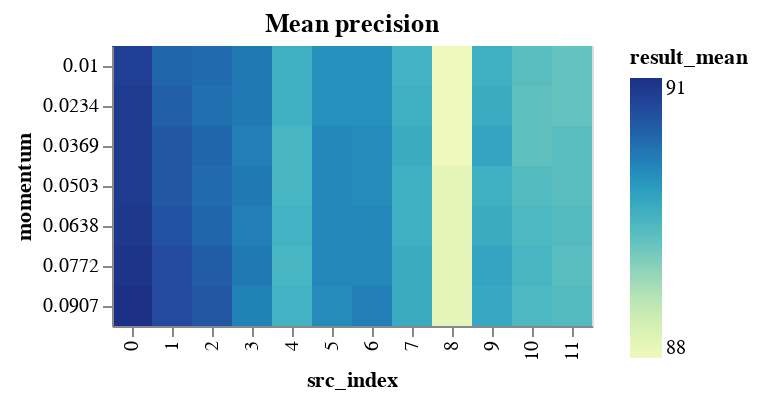

Notebook code cell kept with this figure:
### Code cell
momentum_results_encoding = {
    "x": "src_index:O",
    "y": "momentum:O",
    "color": "result_mean:Q",
}
momentum_results_tooltip = [
    "result_mean",
    "result_std",
    "neurons",
    "layers",
    "epochs",
    "learning_rate",
    "momentum",
    "src_index",
]
MOMENTUM_BINS = np.array_split(
    MOMENTUM_RANGE, MOMENTUM_RANGE.max() // MOMENTUM_BIN_SIZE + 1
)


def binified_momentum_heatmap(title, momentum_df):
    return binified_heatmap(
        title,
        momentum_df,
        "momentum",
        MOMENTUM_BINS,
        momentum_results_tooltip,
        **momentum_results_encoding
    )


binified_momentum_heatmap("Mean precision", momentum_results_df)

### Figure 1 — Vega-Lite specification as saved in the notebook (floating-point values rounded to 4 significant figures)
{"config": {"view": {"continuousWidth": 400, "continuousHeight": 300}}, "hconcat": [{"mark": "rect", "encoding": {"color": {"type": "quantitative", "field": "result_mean"}, "tooltip": [{"type": "quantitative", "field": "result_mean"}, {"type": "quantitative", "field": "result_std"}, {"type": "quantitative", "field": "neurons"}, {"type": "quantitative", "field": "layers"}, {"type": "quantitative", "field": "epochs"}, {"type": "quantitative", "field": "learning_rate"}, {"type": "quantitative", "field": "momentum"}, {"type": "quantitative", "field": "src_index"}], "x": {"type": "ordinal", "field": "src_index"}, "y": {"type": "ordinal", "field": "momentum"}}, "selection": {"selector007": {"type": "interval", "bind": "scales", "encodings": ["x", "y"]}}, "title": "Mean precision"}], "data": {"name": "data-20cd57767bed165eb2cc563d0f8586fe"}, "$schema": "https://vega.github.io/schema/vega-lite/v4.8.1.json", "datasets": {"data-20cd57767bed165eb2cc563d0f8586fe": [{"neurons": 11, "layers": 2, "epochs": 90, "learning_rate": 0.0422, "momentum": 0.0907, "result_mean": 90.82, "result_std": 1.16, "src_index": 0}, {"neurons": 11, "layers": 2, "epochs": 90, "learning_rate": 0.0422, "momentum": 0.0772, "result_mean": 90.77, "result_std": 1.205, "src_index": 0}, {"neurons": 11, "layers": 2, "epochs": 90, "learning_rate": 0.0422, "momentum": 0.0638, "result_mean": 90.72, "result_std": 1.159, "src_index": 0}, {"neurons": 11, "layers": 2, "epochs": 90, "learning_rate": 0.0422, "momentum": 0.0503, "result_mean": 90.67, "result_std": 1.161, "src_index": 0}, {"neurons": 11, "layers": 2, "epochs": 90, "learning_rate": 0.0422, "momentum": 0.0369, "result_mean": 90.67, "result_std": 1.161, "src_index": 0}, {"neurons": 11, "layers": 2, "epochs": 90, "learning_rate": 0.0422, "momentum": 0.0234, "result_mean": 90.67, "result_std": 1.161, "src_index": 0}, {"neurons": 11, "layers": 2, "epochs": 90, "learning_rate": 0.0422, "momentum": 0.01, "result_mean": 90.63, "result_std": 1.119, "src_index": 0}, {"neurons": 11, "layers": 2, "epochs": 90, "learning_rate": 0.0353, "momentum": 0.0772, "result_mean": 90.48, "result_std": 1.072, "src_index": 1}, {"neurons": 11, "layers": 2, "epochs": 90, "learning_rate": 0.0353, "momentum": 0.0907, "result_mean": 90.48, "result_std": 1.188, "src_index": 1}, {"neurons": 11, "layers": 2, "epochs": 90, "learning_rate": 0.0353, "momentum": 0.0638, "result_mean": 90.38, "result_std": 1.085, "src_index": 1}, {"neurons": 11, "layers": 2, "epochs": 80, "learning_rate": 0.0422, "momentum": 0.0907, "result_mean": 90.34, "result_std": 1.191, "src_index": 2}, {"neurons": 11, "layers": 2, "epochs": 90, "learning_rate": 0.0353, "momentum": 0.0503, "result_mean": 90.33, "result_std": 1.146, "src_index": 1}, {"neurons": 11, "layers": 2, "epochs": 90, "learning_rate": 0.0353, "momentum": 0.0369, "result_mean": 90.33, "result_std": 1.127, "src_index": 1}, {"neurons": 11, "layers": 2, "epochs": 80, "learning_rate": 0.0422, "momentum": 0.0772, "result_mean": 90.29, "result_std": 1.264, "src_index": 2}, {"neurons": 11, "layers": 2, "epochs": 90, "learning_rate": 0.0353, "momentum": 0.0234, "result_mean": 90.24, "result_std": 1.147, "src_index": 1}, {"neurons": 11, "layers": 2, "epochs": 80, "learning_rate": 0.0422, "momentum": 0.0369, "result_mean": 90.19, "result_std": 1.288, "src_index": 2}, {"neurons": 11, "layers": 2, "epochs": 80, "learning_rate": 0.0422, "momentum": 0.0638, "result_mean": 90.19, "result_std": 1.289, "src_index": 2}, {"neurons": 11, "layers": 2, "epochs": 90, "learning_rate": 0.0353, "momentum": 0.01, "result_mean": 90.19, "result_std": 1.19, "src_index": 1}, {"neurons": 11, "layers": 2, "epochs": 80, "learning_rate": 0.0422, "momentum": 0.01, "result_mean": 90.14, "result_std": 1.193, "src_index": 2}, {"neurons": 11, "layers": 2, "epochs": 80, "learning_rate": 0.0422, "momentum": 0.0503, "result_mean": 90.14, "result_std": 1.324, "src_index": 2}, {"neurons": 11, "layers": 2, "epochs": 80, "learning_rate": 0.0422, "momentum": 0.0234, "result_mean": 90.09, "result_std": 1.366, "src_index": 2}, {"neurons": 12, "layers": 2, "epochs": 90, "learning_rate": 0.0422, "momentum": 0.0772, "result_mean": 90.0, "result_std": 0.6565, "src_index": 3}, {"neurons": 12, "layers": 2, "epochs": 90, "learning_rate": 0.0422, "momentum": 0.0503, "result_mean": 90.0, "result_std": 0.5616, "src_index": 3}, {"neurons": 12, "layers": 2, "epochs": 90, "learning_rate": 0.0422, "momentum": 0.0234, "result_mean": 90.0, "result_std": 0.5637, "src_index": 3}, {"neurons": 12, "layers": 2, "epochs": 90, "learning_rate": 0.0422, "momentum": 0.01, "result_mean": 89.99, "result_std": 0.6062, "src_index": 3}, {"neurons": 12, "layers": 2, "epochs": 90, "learning_rate": 0.0422, "momentum": 0.0638, "result_mean": 89.95, "result_std": 0.6433, "src_index": 3}, {"neurons": 12, "layers": 2, "epochs": 90, "learning_rate": 0.0422, "momentum": 0.0369, "result_mean": 89.95, "result_std": 0.5675, "src_index": 3}, {"neurons": 12, "layers": 2, "epochs": 90, "learning_rate": 0.0353, "momentum": 0.0907, "result_mean": 89.95, "result_std": 0.6329, "src_index": 6}, {"neurons": 12, "layers": 2, "epochs": 90, "learning_rate": 0.0422, "momentum": 0.0907, "result_mean": 89.9, "result_std": 0.5194, "src_index": 3}, {"neurons": 11, "layers": 2, "epochs": 80, "learning_rate": 0.0284, "momentum": 0.0369, "result_mean": 89.85, "result_std": 0.6803, "src_index": 5}, {"neurons": 11, "layers": 2, "epochs": 80, "learning_rate": 0.0284, "momentum": 0.0503, "result_mean": 89.85, "result_std": 0.6803, "src_index": 5}, {"neurons": 11, "layers": 2, "epochs": 80, "learning_rate": 0.0284, "momentum": 0.0638, "result_mean": 89.85, "result_std": 0.6803, "src_index": 5}, {"neurons": 11, "layers": 2, "epochs": 80, "learning_rate": 0.0284, "momentum": 0.0772, "result_mean": 89.85, "result_std": 0.7482, "src_index": 5}, {"neurons": 12, "layers": 2, "epochs": 90, "learning_rate": 0.0353, "momentum": 0.0772, "result_mean": 89.85, "result_std": 0.6823, "src_index": 6}, {"neurons": 12, "layers": 2, "epochs": 90, "learning_rate": 0.0353, "momentum": 0.0638, "result_mean": 89.85, "result_std": 0.6823, "src_index": 6}, {"neurons": 11, "layers": 2, "epochs": 80, "learning_rate": 0.0284, "momentum": 0.0907, "result_mean": 89.8, "result_std": 0.7255, "src_index": 5}, {"neurons": 12, "layers": 2, "epochs": 90, "learning_rate": 0.0353, "momentum": 0.0369, "result_mean": 89.8, "result_std": 0.709, "src_index": 6}, {"neurons": 12, "layers": 2, "epochs": 90, "learning_rate": 0.0353, "momentum": 0.0503, "result_mean": 89.8, "result_std": 0.709, "src_index": 6}, {"neurons": 11, "layers": 2, "epochs": 80, "learning_rate": 0.0284, "momentum": 0.0234, "result_mean": 89.75, "result_std": 0.7457, "src_index": 5}, {"neurons": 11, "layers": 2, "epochs": 80, "learning_rate": 0.0284, "momentum": 0.01, "result_mean": 89.75, "result_std": 0.7297, "src_index": 5}, {"neurons": 12, "layers": 2, "epochs": 90, "learning_rate": 0.0353, "momentum": 0.01, "result_mean": 89.75, "result_std": 0.8945, "src_index": 6}, {"neurons": 12, "layers": 2, "epochs": 90, "learning_rate": 0.0353, "momentum": 0.0234, "result_mean": 89.75, "result_std": 0.8945, "src_index": 6}, {"neurons": 11, "layers": 2, "epochs": 70, "learning_rate": 0.0284, "momentum": 0.0772, "result_mean": 89.51, "result_std": 0.8645, "src_index": 9}, {"neurons": 11, "layers": 2, "epochs": 70, "learning_rate": 0.0284, "momentum": 0.0369, "result_mean": 89.51, "result_std": 0.7953, "src_index": 9}, {"neurons": 11, "layers": 2, "epochs": 70, "learning_rate": 0.0284, "momentum": 0.0907, "result_mean": 89.46, "result_std": 0.8252, "src_index": 9}, {"neurons": 11, "layers": 2, "epochs": 80, "learning_rate": 0.0216, "momentum": 0.0772, "result_mean": 89.41, "result_std": 0.6306, "src_index": 7}, {"neurons": 11, "layers": 2, "epochs": 80, "learning_rate": 0.0216, "momentum": 0.0907, "result_mean": 89.41, "result_std": 0.6306, "src_index": 7}, {"neurons": 11, "layers": 2, "epochs": 70, "learning_rate": 0.0284, "momentum": 0.0638, "result_mean": 89.41, "result_std": 0.7342, "src_index": 9}, {"neurons": 11, "layers": 2, "epochs": 80, "learning_rate": 0.0216, "momentum": 0.0369, "result_mean": 89.41, "result_std": 0.7034, "src_index": 7}, {"neurons": 11, "layers": 2, "epochs": 70, "learning_rate": 0.0284, "momentum": 0.0234, "result_mean": 89.41, "result_std": 0.7519, "src_index": 9}, {"neurons": 11, "layers": 2, "epochs": 70, "learning_rate": 0.0216, "momentum": 0.0234, "result_mean": 89.36, "result_std": 0.6449, "src_index": 4}, {"neurons": 11, "layers": 2, "epochs": 70, "learning_rate": 0.0216, "momentum": 0.01, "result_mean": 89.36, "result_std": 0.6449, "src_index": 4}, {"neurons": 11, "layers": 2, "epochs": 80, "learning_rate": 0.0216, "momentum": 0.0234, "result_mean": 89.36, "result_std": 0.6826, "src_index": 7}, {"neurons": 11, "layers": 2, "epochs": 80, "learning_rate": 0.0216, "momentum": 0.0503, "result_mean": 89.36, "result_std": 0.7484, "src_index": 7}, {"neurons": 11, "layers": 2, "epochs": 80, "learning_rate": 0.0216, "momentum": 0.0638, "result_mean": 89.36, "result_std": 0.6826, "src_index": 7}, {"neurons": 11, "layers": 2, "epochs": 70, "learning_rate": 0.0284, "momentum": 0.01, "result_mean": 89.36, "result_std": 0.7484, "src_index": 9}, {"neurons": 11, "layers": 2, "epochs": 70, "learning_rate": 0.0284, "momentum": 0.0503, "result_mean": 89.36, "result_std": 0.7793, "src_index": 9}, {"neurons": 11, "layers": 2, "epochs": 70, "learning_rate": 0.0216, "momentum": 0.0638, "result_mean": 89.31, "result_std": 0.5815, "src_index": 4}, {"neurons": 11, "layers": 2, "epochs": 70, "learning_rate": 0.0216, "momentum": 0.0907, "result_mean": 89.31, "result_std": 0.6014, "src_index": 4}, {"neurons": 11, "layers": 2, "epochs": 80, "learning_rate": 0.0216, "momentum": 0.01, "result_mean": 89.31, "result_std": 0.6752, "src_index": 7}, {"neurons": 11, "layers": 2, "epochs": 70, "learning_rate": 0.0216, "momentum": 0.0369, "result_mean": 89.27, "result_std": 0.6087, "src_index": 4}, {"neurons": 11, "layers": 2, "epochs": 70, "learning_rate": 0.0216, "momentum": 0.0503, "result_mean": 89.27, "result_std": 0.5027, "src_index": 4}, {"neurons": 11, "layers": 2, "epochs": 70, "learning_rate": 0.0216, "momentum": 0.0772, "result_mean": 89.27, "result_std": 0.6087, "src_index": 4}, {"neurons": 11, "layers": 2, "epochs": 90, "learning_rate": 0.0147, "momentum": 0.0772, "result_mean": 89.27, "result_std": 0.8101, "src_index": 10}, {"neurons": 11, "layers": 2, "epochs": 90, "learning_rate": 0.0147, "momentum": 0.0638, "result_mean": 89.22, "result_std": 0.7831, "src_index": 10}, {"neurons": 11, "layers": 2, "epochs": 90, "learning_rate": 0.0147, "momentum": 0.0907, "result_mean": 89.22, "result_std": 0.7831, "src_index": 10}, {"neurons": 11, "layers": 2, "epochs": 80, "learning_rate": 0.0147, "momentum": 0.0638, "result_mean": 89.17, "result_std": 0.7483, "src_index": 11}, {"neurons": 11, "layers": 2, "epochs": 80, "learning_rate": 0.0147, "momentum": 0.0907, "result_mean": 89.17, "result_std": 0.7343, "src_index": 11}, {"neurons": 11, "layers": 2, "epochs": 90, "learning_rate": 0.0147, "momentum": 0.0503, "result_mean": 89.17, "result_std": 0.7676, "src_index": 10}, {"neurons": 11, "layers": 2, "epochs": 90, "learning_rate": 0.0147, "momentum": 0.01, "result_mean": 89.12, "result_std": 0.7776, "src_index": 10}, {"neurons": 11, "layers": 2, "epochs": 80, "learning_rate": 0.0147, "momentum": 0.0369, "result_mean": 89.12, "result_std": 0.7776, "src_index": 11}, {"neurons": 11, "layers": 2, "epochs": 80, "learning_rate": 0.0147, "momentum": 0.0503, "result_mean": 89.12, "result_std": 0.7776, "src_index": 11}, {"neurons": 11, "layers": 2, "epochs": 80, "learning_rate": 0.0147, "momentum": 0.0772, "result_mean": 89.12, "result_std": 0.7776, "src_index": 11}, {"neurons": 11, "layers": 2, "epochs": 90, "learning_rate": 0.0147, "momentum": 0.0369, "result_mean": 89.07, "result_std": 0.8174, "src_index": 10}, {"neurons": 11, "layers": 2, "epochs": 90, "learning_rate": 0.0147, "momentum": 0.0234, "result_mean": 89.07, "result_std": 0.8174, "src_index": 10}, {"neurons": 11, "layers": 2, "epochs": 80, "learning_rate": 0.0147, "momentum": 0.01, "result_mean": 89.02, "result_std": 0.8647, "src_index": 11}, {"neurons": 11, "layers": 2, "epochs": 80, "learning_rate": 0.0147, "momentum": 0.0234, "result_mean": 89.02, "result_std": 0.8647, "src_index": 11}, {"neurons": 12, "layers": 1, "epochs": 90, "learning_rate": 0.0216, "momentum": 0.0772, "result_mean": 87.91, "result_std": 0.603, "src_index": 8}, {"neurons": 12, "layers": 1, "epochs": 90, "learning_rate": 0.0216, "momentum": 0.0503, "result_mean": 87.91, "result_std": 0.603, "src_index": 8}, {"neurons": 12, "layers": 1, "epochs": 90, "learning_rate": 0.0216, "momentum": 0.0638, "result_mean": 87.91, "result_std": 0.603, "src_index": 8}, {"neurons": 12, "layers": 1, "epochs": 90, "learning_rate": 0.0216, "momentum": 0.0907, "result_mean": 87.91, "result_std": 0.603, "src_index": 8}, {"neurons": 12, "layers": 1, "epochs": 90, "learning_rate": 0.0216, "momentum": 0.01, "result_mean": 87.76, "result_std": 0.5246, "src_index": 8}, {"neurons": 12, "layers": 1, "epochs": 90, "learning_rate": 0.0216, "momentum": 0.0234, "result_mean": 87.76, "result_std": 0.5246, "src_index": 8}, {"neurons": 12, "layers": 1, "epochs": 90, "learning_rate": 0.0216, "momentum": 0.0369, "result_mean": 87.76, "result_std": 0.5246, "src_index": 8}]}}
